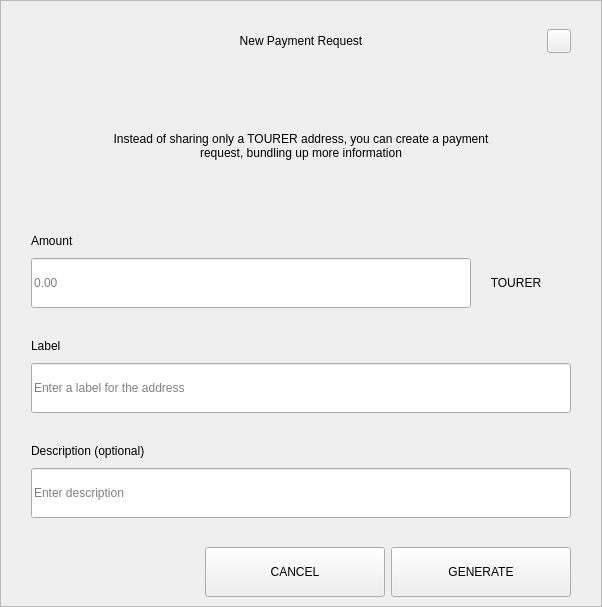
<?xml version="1.0" encoding="UTF-8"?>
<ui version="4.0">
 <class>RequestDialog</class>
 <widget class="QDialog" name="RequestDialog">
  <property name="geometry">
   <rect>
    <x>0</x>
    <y>0</y>
    <width>602</width>
    <height>607</height>
   </rect>
  </property>
  <property name="windowTitle">
   <string>Dialog</string>
  </property>
  <layout class="QVBoxLayout" name="verticalLayout_5">
   <property name="spacing">
    <number>0</number>
   </property>
   <property name="leftMargin">
    <number>0</number>
   </property>
   <property name="topMargin">
    <number>0</number>
   </property>
   <property name="rightMargin">
    <number>0</number>
   </property>
   <property name="bottomMargin">
    <number>0</number>
   </property>
   <item>
    <widget class="QFrame" name="frame">
     <property name="styleSheet">
      <string notr="true"/>
     </property>
     <property name="frameShape">
      <enum>QFrame::StyledPanel</enum>
     </property>
     <property name="frameShadow">
      <enum>QFrame::Raised</enum>
     </property>
     <layout class="QVBoxLayout" name="verticalLayout_4" stretch="1,0,0">
      <property name="spacing">
       <number>0</number>
      </property>
      <property name="leftMargin">
       <number>30</number>
      </property>
      <property name="topMargin">
       <number>20</number>
      </property>
      <property name="rightMargin">
       <number>30</number>
      </property>
      <property name="bottomMargin">
       <number>0</number>
      </property>
      <item>
       <layout class="QHBoxLayout" name="horizontalLayout_3">
        <property name="spacing">
         <number>0</number>
        </property>
        <item>
         <spacer name="horizontalSpacer_21">
          <property name="orientation">
           <enum>Qt::Horizontal</enum>
          </property>
          <property name="sizeHint" stdset="0">
           <size>
            <width>40</width>
            <height>20</height>
           </size>
          </property>
         </spacer>
        </item>
        <item>
         <widget class="QLabel" name="labelTitle">
          <property name="minimumSize">
           <size>
            <width>0</width>
            <height>40</height>
           </size>
          </property>
          <property name="maximumSize">
           <size>
            <width>16777215</width>
            <height>40</height>
           </size>
          </property>
          <property name="styleSheet">
           <string notr="true">padding-left:24px;</string>
          </property>
          <property name="text">
           <string>New Payment Request</string>
          </property>
          <property name="alignment">
           <set>Qt::AlignCenter</set>
          </property>
          <property name="margin">
           <number>7</number>
          </property>
         </widget>
        </item>
        <item>
         <spacer name="horizontalSpacer">
          <property name="orientation">
           <enum>Qt::Horizontal</enum>
          </property>
          <property name="sizeHint" stdset="0">
           <size>
            <width>40</width>
            <height>20</height>
           </size>
          </property>
         </spacer>
        </item>
        <item>
         <widget class="QPushButton" name="btnEsc">
          <property name="minimumSize">
           <size>
            <width>24</width>
            <height>24</height>
           </size>
          </property>
          <property name="maximumSize">
           <size>
            <width>24</width>
            <height>24</height>
           </size>
          </property>
          <property name="focusPolicy">
           <enum>Qt::NoFocus</enum>
          </property>
          <property name="text">
           <string/>
          </property>
         </widget>
        </item>
       </layout>
      </item>
      <item>
       <widget class="QStackedWidget" name="stack">
        <property name="minimumSize">
         <size>
          <width>540</width>
          <height>0</height>
         </size>
        </property>
        <property name="maximumSize">
         <size>
          <width>540</width>
          <height>16777215</height>
         </size>
        </property>
        <property name="currentIndex">
         <number>0</number>
        </property>
        <widget class="QWidget" name="page_1">
         <property name="minimumSize">
          <size>
           <width>540</width>
           <height>0</height>
          </size>
         </property>
         <property name="maximumSize">
          <size>
           <width>540</width>
           <height>16777215</height>
          </size>
         </property>
         <layout class="QVBoxLayout" name="layout1">
          <property name="spacing">
           <number>0</number>
          </property>
          <property name="leftMargin">
           <number>0</number>
          </property>
          <property name="topMargin">
           <number>0</number>
          </property>
          <property name="rightMargin">
           <number>0</number>
          </property>
          <property name="bottomMargin">
           <number>0</number>
          </property>
          <item>
           <spacer name="verticalSpacer_21">
            <property name="orientation">
             <enum>Qt::Vertical</enum>
            </property>
            <property name="sizeType">
             <enum>QSizePolicy::Fixed</enum>
            </property>
            <property name="sizeHint" stdset="0">
             <size>
              <width>20</width>
              <height>30</height>
             </size>
            </property>
           </spacer>
          </item>
          <item alignment="Qt::AlignHCenter">
           <widget class="QLabel" name="labelMessage">
            <property name="minimumSize">
             <size>
              <width>400</width>
              <height>50</height>
             </size>
            </property>
            <property name="text">
             <string>Instead of sharing only a TOURER address, you can create a payment request, bundling up more information</string>
            </property>
            <property name="alignment">
             <set>Qt::AlignCenter</set>
            </property>
            <property name="wordWrap">
             <bool>true</bool>
            </property>
           </widget>
          </item>
          <item alignment="Qt::AlignBottom">
           <widget class="QWidget" name="containerAmount" native="true">
            <layout class="QVBoxLayout" name="verticalLayout">
             <property name="spacing">
              <number>9</number>
             </property>
             <property name="leftMargin">
              <number>0</number>
             </property>
             <property name="topMargin">
              <number>0</number>
             </property>
             <property name="rightMargin">
              <number>0</number>
             </property>
             <property name="bottomMargin">
              <number>0</number>
             </property>
             <item>
              <widget class="QLabel" name="labelSubtitleAmount">
               <property name="minimumSize">
                <size>
                 <width>350</width>
                 <height>16</height>
                </size>
               </property>
               <property name="maximumSize">
                <size>
                 <width>16777215</width>
                 <height>16</height>
                </size>
               </property>
               <property name="text">
                <string>Amount</string>
               </property>
              </widget>
             </item>
             <item alignment="Qt::AlignTop">
              <widget class="QWidget" name="layoutAmount" native="true">
               <layout class="QHBoxLayout" name="horizontalLayout" stretch="2,0">
                <property name="spacing">
                 <number>0</number>
                </property>
                <property name="leftMargin">
                 <number>0</number>
                </property>
                <property name="topMargin">
                 <number>0</number>
                </property>
                <property name="rightMargin">
                 <number>0</number>
                </property>
                <property name="bottomMargin">
                 <number>0</number>
                </property>
                <item>
                 <widget class="QLineEdit" name="lineEditAmount">
                  <property name="minimumSize">
                   <size>
                    <width>0</width>
                    <height>50</height>
                   </size>
                  </property>
                  <property name="maximumSize">
                   <size>
                    <width>16777215</width>
                    <height>50</height>
                   </size>
                  </property>
                  <property name="placeholderText">
                   <string notr="true">0.00</string>
                  </property>
                 </widget>
                </item>
                <item>
                 <widget class="QWidget" name="comboContainer" native="true">
                  <property name="minimumSize">
                   <size>
                    <width>100</width>
                    <height>50</height>
                   </size>
                  </property>
                  <property name="maximumSize">
                   <size>
                    <width>16777215</width>
                    <height>50</height>
                   </size>
                  </property>
                  <layout class="QHBoxLayout" name="horizontalLayout_31">
                   <property name="spacing">
                    <number>0</number>
                   </property>
                   <property name="leftMargin">
                    <number>0</number>
                   </property>
                   <property name="topMargin">
                    <number>0</number>
                   </property>
                   <property name="rightMargin">
                    <number>10</number>
                   </property>
                   <property name="bottomMargin">
                    <number>0</number>
                   </property>
                   <item>
                    <widget class="QLabel" name="comboBoxCoin">
                     <property name="text">
                      <string>TOURER</string>
                     </property>
                     <property name="alignment">
                      <set>Qt::AlignCenter</set>
                     </property>
                    </widget>
                   </item>
                  </layout>
                 </widget>
                </item>
               </layout>
              </widget>
             </item>
            </layout>
           </widget>
          </item>
          <item>
           <spacer name="verticalSpacer_31">
            <property name="orientation">
             <enum>Qt::Vertical</enum>
            </property>
            <property name="sizeType">
             <enum>QSizePolicy::Fixed</enum>
            </property>
            <property name="sizeHint" stdset="0">
             <size>
              <width>20</width>
              <height>30</height>
             </size>
            </property>
           </spacer>
          </item>
          <item>
           <layout class="QVBoxLayout" name="verticalLayoutLabel">
            <property name="spacing">
             <number>9</number>
            </property>
            <item>
             <widget class="QLabel" name="labelSubtitleLabel">
              <property name="minimumSize">
               <size>
                <width>0</width>
                <height>16</height>
               </size>
              </property>
              <property name="maximumSize">
               <size>
                <width>16777215</width>
                <height>16</height>
               </size>
              </property>
              <property name="text">
               <string>Label</string>
              </property>
             </widget>
            </item>
            <item>
             <widget class="QLineEdit" name="lineEditLabel">
              <property name="minimumSize">
               <size>
                <width>0</width>
                <height>50</height>
               </size>
              </property>
              <property name="maximumSize">
               <size>
                <width>16777215</width>
                <height>50</height>
               </size>
              </property>
              <property name="placeholderText">
               <string>Enter a label for the address</string>
              </property>
             </widget>
            </item>
           </layout>
          </item>
          <item>
           <spacer name="verticalSpacer_34">
            <property name="orientation">
             <enum>Qt::Vertical</enum>
            </property>
            <property name="sizeType">
             <enum>QSizePolicy::Fixed</enum>
            </property>
            <property name="sizeHint" stdset="0">
             <size>
              <width>20</width>
              <height>30</height>
             </size>
            </property>
           </spacer>
          </item>
          <item>
           <layout class="QVBoxLayout" name="verticalLayoutDescription">
            <property name="spacing">
             <number>9</number>
            </property>
            <item>
             <widget class="QLabel" name="labelSubtitleDescription">
              <property name="minimumSize">
               <size>
                <width>0</width>
                <height>16</height>
               </size>
              </property>
              <property name="maximumSize">
               <size>
                <width>16777215</width>
                <height>16</height>
               </size>
              </property>
              <property name="text">
               <string>Description (optional)</string>
              </property>
             </widget>
            </item>
            <item>
             <widget class="QLineEdit" name="lineEditDescription">
              <property name="minimumSize">
               <size>
                <width>0</width>
                <height>50</height>
               </size>
              </property>
              <property name="maximumSize">
               <size>
                <width>16777215</width>
                <height>50</height>
               </size>
              </property>
              <property name="placeholderText">
               <string>Enter description</string>
              </property>
             </widget>
            </item>
            <item>
             <spacer name="verticalSpacer_4">
              <property name="orientation">
               <enum>Qt::Vertical</enum>
              </property>
              <property name="sizeType">
               <enum>QSizePolicy::Fixed</enum>
              </property>
              <property name="sizeHint" stdset="0">
               <size>
                <width>20</width>
                <height>20</height>
               </size>
              </property>
             </spacer>
            </item>
           </layout>
          </item>
         </layout>
        </widget>
        <widget class="QWidget" name="page_2">
         <layout class="QVBoxLayout" name="layout2">
          <item>
           <spacer name="verticalSpacer_5">
            <property name="orientation">
             <enum>Qt::Vertical</enum>
            </property>
            <property name="sizeType">
             <enum>QSizePolicy::Fixed</enum>
            </property>
            <property name="sizeHint" stdset="0">
             <size>
              <width>20</width>
              <height>50</height>
             </size>
            </property>
           </spacer>
          </item>
          <item alignment="Qt::AlignHCenter">
           <widget class="QLabel" name="labelQrImg">
            <property name="minimumSize">
             <size>
              <width>260</width>
              <height>260</height>
             </size>
            </property>
            <property name="maximumSize">
             <size>
              <width>260</width>
              <height>260</height>
             </size>
            </property>
            <property name="text">
             <string/>
            </property>
            <property name="alignment">
             <set>Qt::AlignCenter</set>
            </property>
           </widget>
          </item>
          <item>
           <spacer name="verticalSpacer_2">
            <property name="orientation">
             <enum>Qt::Vertical</enum>
            </property>
            <property name="sizeType">
             <enum>QSizePolicy::Fixed</enum>
            </property>
            <property name="sizeHint" stdset="0">
             <size>
              <width>20</width>
              <height>30</height>
             </size>
            </property>
           </spacer>
          </item>
          <item alignment="Qt::AlignHCenter">
           <widget class="QLabel" name="labelAddress">
            <property name="text">
             <string>D7VFR83SQbiezrW72hjcWJtcfip5krte2Z </string>
            </property>
           </widget>
          </item>
          <item>
           <spacer name="verticalSpacer_32">
            <property name="orientation">
             <enum>Qt::Vertical</enum>
            </property>
            <property name="sizeType">
             <enum>QSizePolicy::Expanding</enum>
            </property>
            <property name="sizeHint" stdset="0">
             <size>
              <width>20</width>
              <height>20</height>
             </size>
            </property>
           </spacer>
          </item>
          <item>
           <layout class="QHBoxLayout" name="horizontal">
            <property name="leftMargin">
             <number>20</number>
            </property>
            <property name="rightMargin">
             <number>20</number>
            </property>
            <property name="bottomMargin">
             <number>20</number>
            </property>
            <item>
             <spacer name="horizontalSpacer_4">
              <property name="orientation">
               <enum>Qt::Horizontal</enum>
              </property>
              <property name="sizeHint" stdset="0">
               <size>
                <width>40</width>
                <height>20</height>
               </size>
              </property>
             </spacer>
            </item>
            <item>
             <widget class="QPushButton" name="btnCopyAddress">
              <property name="minimumSize">
               <size>
                <width>180</width>
                <height>50</height>
               </size>
              </property>
              <property name="text">
               <string>COPY ADDRESS</string>
              </property>
             </widget>
            </item>
            <item>
             <widget class="QPushButton" name="btnCopyUrl">
              <property name="minimumSize">
               <size>
                <width>180</width>
                <height>50</height>
               </size>
              </property>
              <property name="text">
               <string>COPY URL</string>
              </property>
             </widget>
            </item>
            <item>
             <spacer name="horizontalSpacer_2">
              <property name="orientation">
               <enum>Qt::Horizontal</enum>
              </property>
              <property name="sizeHint" stdset="0">
               <size>
                <width>40</width>
                <height>20</height>
               </size>
              </property>
             </spacer>
            </item>
           </layout>
          </item>
         </layout>
        </widget>
       </widget>
      </item>
      <item>
       <widget class="QWidget" name="buttonsStack" native="true">
        <layout class="QHBoxLayout" name="horizontalLayout_5">
         <property name="leftMargin">
          <number>20</number>
         </property>
         <property name="rightMargin">
          <number>0</number>
         </property>
         <item>
          <spacer name="horizontalSpacer_41">
           <property name="orientation">
            <enum>Qt::Horizontal</enum>
           </property>
           <property name="sizeHint" stdset="0">
            <size>
             <width>40</width>
             <height>20</height>
            </size>
           </property>
          </spacer>
         </item>
         <item>
          <widget class="QPushButton" name="btnCancel">
           <property name="minimumSize">
            <size>
             <width>180</width>
             <height>50</height>
            </size>
           </property>
           <property name="focusPolicy">
            <enum>Qt::NoFocus</enum>
           </property>
           <property name="text">
            <string>CANCEL</string>
           </property>
          </widget>
         </item>
         <item>
          <widget class="QPushButton" name="btnSave">
           <property name="minimumSize">
            <size>
             <width>180</width>
             <height>50</height>
            </size>
           </property>
           <property name="focusPolicy">
            <enum>Qt::NoFocus</enum>
           </property>
           <property name="text">
            <string>GENERATE</string>
           </property>
          </widget>
         </item>
        </layout>
       </widget>
      </item>
     </layout>
    </widget>
   </item>
  </layout>
 </widget>
 <resources/>
 <connections/>
</ui>
